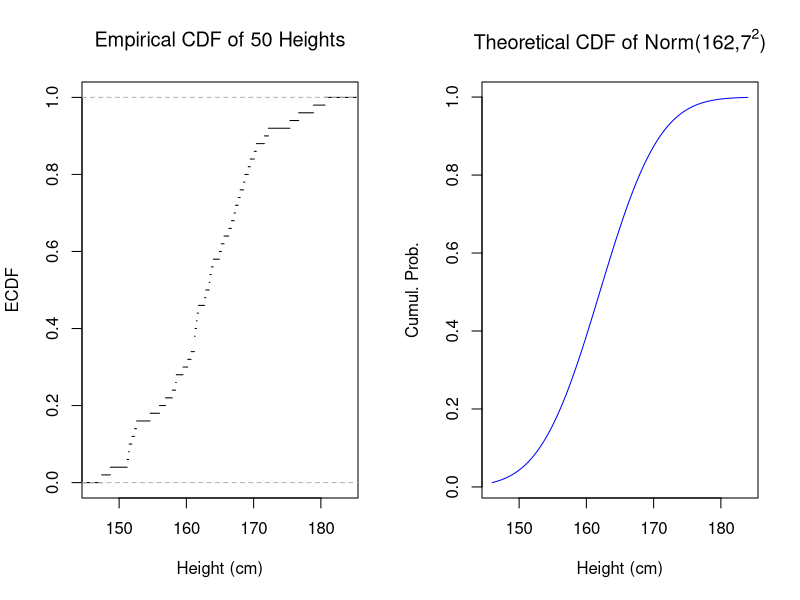
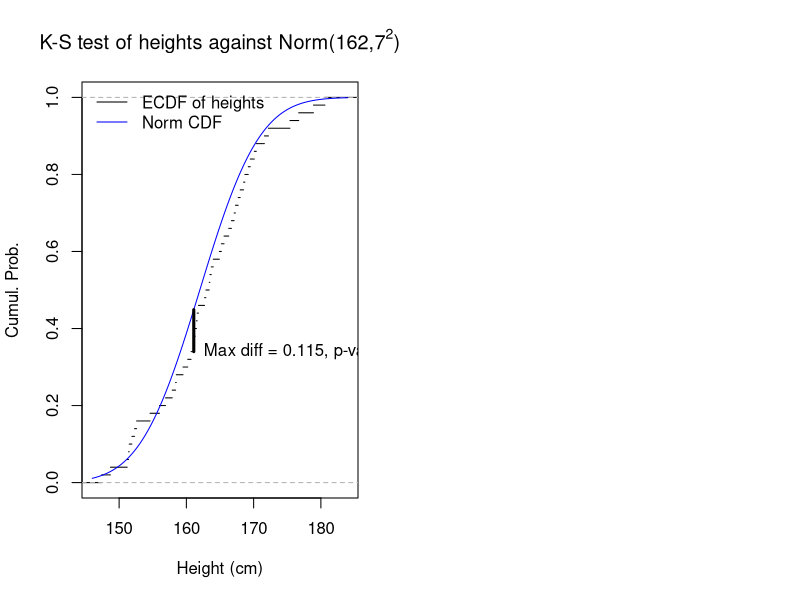

Reproduce these figures in R, in order.
## ---- chunk 1
#| label: fig-ecdfs
#| code-fold: true
#| fig-cap: "Empirical and Theoretical CDFs"

#empirical cdf
par(mfrow=c(1,2))
set.seed(1977)
hgt50 <- round(rnorm(50,165,7),1)
plot(ecdf(hgt50),do.points=FALSE,main=expression('Empirical CDF of 50 Heights'),
     xlab='Height (cm)',ylab='ECDF',xlim=c(146,184))
plot(seq(146,184,0.1),pnorm(seq(146,184,0.1),162,7),type='l',
     col='#0000ff',main=expression(paste('Theoretical CDF of Norm(162,',7^2,')')),
     ylab='Cumul. Prob.',xlab='Height (cm)',xlim=c(146,184))
## ---- chunk 2
#| label: fig-kstest
#| code-fold: true
#| fig-cap: "Graphical illustration of a Kolmogorov-Smirnov test"

#k-s test
kst <- suppressWarnings(ks.test(hgt50,pnorm,mean=162,sd=7))
Fhgt <- sapply(seq(146,184,0.1),function(z){mean(hgt50<=z)})
Fnorm <- pnorm(seq(146,184,0.1),162,7)
plot(ecdf(hgt50),do.points=FALSE,main=
       expression(paste('K-S test of heights against Norm(162,',7^2,')')),
     xlab='Height (cm)',ylab='Cumul. Prob.',xlim=c(146,184))
lines(seq(146,184,0.1),Fnorm,col='#0000ff')
k_max <- order(abs(Fnorm-Fhgt),decreasing=TRUE)[1]
x_max <- seq(146,184,0.1)[152]
segments(x0=x_max,x1=x_max,y0=Fhgt[k_max],y1=Fnorm[k_max],lwd=3)
legend(x='topleft',bty='n',lwd=1,col=c('#000000','#0000ff'),
       legend=c('ECDF of heights','Norm CDF'))
text(x=x_max,y=Fhgt[k_max],label='Max diff = 0.115, p-value=0.529',pos=4)
